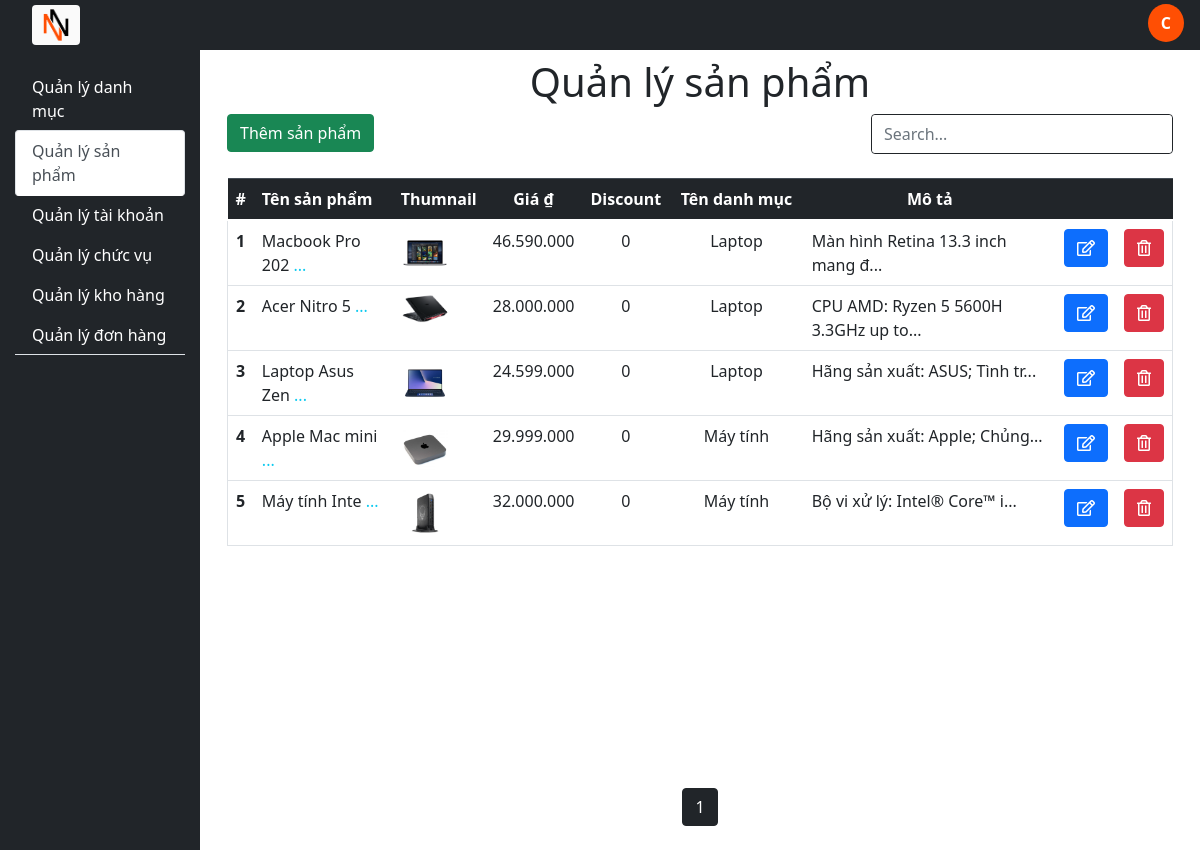
Page /product (signed in) on the committed database.
### tables this page shows
CREATE TABLE `product` (
  `id_product` int NOT NULL AUTO_INCREMENT,
  `tenSanPham` varchar(200) NOT NULL,
  `thumnail` varchar(200) NOT NULL,
  `price` float NOT NULL,
  `id_category` int NOT NULL,
  `discount` smallint DEFAULT '0',
  `created_time` datetime NOT NULL,
  `update_time` datetime NOT NULL,
  `moTaSanPham` text,
  PRIMARY KEY (`id_product`),
  KEY `fk_category` (`id_category`),
  CONSTRAINT `fk_category` FOREIGN KEY (`id_category`) REFERENCES `category` (`id_category`)
);

CREATE TABLE `category` (
  `id_category` int NOT NULL AUTO_INCREMENT,
  `title_cate` varchar(200) NOT NULL,
  `created_time` datetime NOT NULL,
  `update_time` datetime NOT NULL,
  PRIMARY KEY (`id_category`)
);

### controllers/BaseController.php (called while the page is built, shortened)
<?php
class BaseController
{
    protected function loadView($viewpath, array $data = [])
    {
        return require(self::VIEW_FOLDER_NAME . '/' . str_replace('.', '/', $viewpath) . '.php');
    }
    protected function removeSpecialCharacter($str)
    {
        $str = str_replace('\\', '\\\\', $str);
        $str = str_replace('\'', '\\\'', $str);
        return $str;
    }
    protected function getGet($key)
    {
        $value = '';
        return $this->removeSpecialCharacter($value);
    }
}

### index.php (called while the page is built, shortened)
<?php
require_once("./core/Database.php");
require_once("./models/BaseModel.php");
require_once("./controllers/BaseController.php");
$actionName = $_REQUEST['action'] ?? 'index';
$controllerObject = new $controllerName;
$controllerObject->$actionName();

### core/Database.php (called while the page is built, shortened)
<?php
class Database
{
	public function connect(){
		$connect = mysqli_connect(self::HOST, self::USER, self::PASSWORD, self::DATABASE);
		mysqli_set_charset($connect, "utf8");
		if(mysqli_connect_errno() === 0){
			return $connect;
		}
		return false;
	}
}

### models/BaseModel.php (called while the page is built, shortened)
<?php
class BaseModel extends Database
{
    protected $connect;
    public function __construct()
    {
        $this->connect = $this->connect();
    }
    public function innerjoin($table, $table1, $select = [''], $select1 = [''], $id)
    {
        $unite = [];
        $unite1 = [];
        for ($i = 0; $i < count($select); $i++) {
            $unite[] = $table . '.' . $select[$i];
        }
        for ($i = 0; $i < count($select1); $i++) {
            $unite1[] = $table1 . '.' . $select1[$i];
        }
        $final = implode(",", $unite);
        $final1 = implode(",", $unite1);
        $sql = "SELECT ${final}, ${final1} FROM ${table} INNER JOIN ${table1} ON ${table}.$id = ${table1}.$id";
        $query = $this->_query($sql);
        $data = [];
        if ($query != null) {
            while ($row = mysqli_fetch_array($query, 1)) {
                $data[] = $row;
            }
        }
        return $data;
    }
    public function innerjoinPaging($table, $table1, $select = [''], $select1 = [''], $id, $limit, $page)
    {
        $firstIndex = ($page - 1) * $limit;
        $unite = [];
        $unite1 = [];
        for ($i = 0; $i < count($select); $i++) {
            $unite[] = $table . '.' . $select[$i];
        }
        for ($i = 0; $i < count($select1); $i++) {
            $unite1[] = $table1 . '.' . $select1[$i];
        }
        $final = implode(",", $unite);
        $final1 = implode(",", $unite1);
        $sql = "SELECT ${final}, ${final1} FROM ${table} INNER JOIN ${table1} ON ${table}.$id = ${table1}.$id LIMIT ${firstIndex} , ${limit}";
        $query = $this->_query($sql);
        $data = [];
        if ($query != null) {
            while ($row = mysqli_fetch_array($query, 1)) {
                $data[] = $row;
            }
        }
        return $data;
    }
    public function _query($sql)
    {
        return mysqli_query($this->connect, $sql);
    }
}

### models/ProductModel.php (called while the page is built, shortened)
<?php
class ProductModel extends BaseModel
{
    public function selectProductJoin($select = [''], $select1 = [''], $id)
    {
        return $this->innerjoin(self::TABLE, self::TABLE_JOIN, $select, $select1, $id);
    }
    public function selectProductJoinPaging($select = [''], $select1 = [''], $id, $limit, $page)
    {
        return $this->innerjoinPaging(self::TABLE, self::TABLE_JOIN, $select, $select1, $id, $limit, $page);
    }
}

### views/front/products/index.php (the view)
<main class="col-10">
	<center class="mt-2"><h1>Quản lý sản phẩm</h1></center>
	<section>
		<div class="d-flex">
			<div class="container-fluid">
				<a href="product&action=add"><button class="btn btn-success">Thêm sản phẩm</button></a>
			</div>
			<div class="container-fluid w-50">
				<div class="d-flex border border-dark rounded">
					<input class="form-control border-0 sm-2 rounded-start" type="search" placeholder="Search..." aria-label="Search" name="s" id="myInput">
				</div>
			</div>
		</div>
		<div class="container-fluid">
			<table class="table table-hover mt-4">
				<thead class="table-dark">
					<tr>
				      <th scope="col">#</th>
				      <th scope="col" style="width: 10rem">Tên sản phẩm</th>
				      <th scope="col">Thumnail</th>
				      <th scope="col" class="text-center">Giá ₫</th>
				      <th scope="col">Discount</th>
				      <th scope="col" class="text-center" style="width: 10rem">Tên danh mục</th>
				      <th scope="col" class="text-center" style="width: 20rem">Mô tả</th>
				      <th scope="col" style="width: 3rem"></th>
				      <th scope="col" style="width: 3rem"></th>
				    </tr>
				</thead>
				<tbody id="myTable">
					<?php
					foreach ($product as $item) {
						$shortTitle = $item['tenSanPham'];
						if(strlen($shortTitle) > 15){
							$shortTitle = substr($shortTitle, 0, 15);
							$shortTitle = $shortTitle;
						}
						$shortDescribe = $item['moTaSanPham'];
						if(strlen($shortDescribe) > 35){
							$shortDescribe = substr($shortDescribe, 0, 35);
							$shortDescribe = $shortDescribe.'...';
						}
					 	echo '<tr class="border-left border-right border-bottom">
								  <th scope="row">'.++$firstIndex.'</th>
								  <td>'.$shortTitle.'
								  	<a href="#demo'.$item['id_product'].'" class="text-info" data-toggle="collapse">...</a>
									<div id="demo'.$item['id_product'].'" class="collapse">
									'.$item['tenSanPham'].'
									</div>
									</td>
								  <td>
								  	<img class="rounded" src="./assets/image/'.$item['thumnail'].'" style="width: 3rem">
								  </td>
								  <td>'.number_format($item['price'],0,'','.').'</td>
								  <td><center>'.$item['discount'].'</center></td>
								  <td><center>'.$item['title_cate'].'</center></td>
								  <td>
								  	<a href="#describe'.$item['id_product'].'" class="text-dark" data-toggle="collapse">'.$shortDescribe.'</a>
									<div id="describe'.$item['id_product'].'" class="collapse">
									'.$item['moTaSanPham'].'
									</div>
									</td>
								  <th scope="col">
								  	<a href="product&action=add&id='.$item['id_product'].'">
									  	<button class="btn btn-primary text-white">
									  		<i class="far fa-edit"></i>
									  	</button>
									</a>
								  </th>
								  <th scope="col">
								  	<button class="btn btn-danger" onclick="deleteProduct('.$item['id_product'].')">
								  		<i class="far fa-trash-alt"></i>
								  	</button>
								  </th>
								</tr>';
					}
					?>
				</tbody>
			</table>
		</div>
	</section>

### assets/css/styleAdmin.css (style rules this page uses)
a { text-decoration: none !important; }

### rows in the picture
product: tenSanPham "Macbook Pro 202", thumnail (picture), price "46.590.000", discount "0", id_category.title_cate "Laptop", shortDescribe "Màn hình Retina 13.3 inch mang đ..."
product: tenSanPham "Acer Nitro 5", thumnail (picture), price "28.000.000", discount "0", id_category.title_cate "Laptop", shortDescribe "CPU AMD: Ryzen 5 5600H 3.3GHz up to..."
product: tenSanPham "Laptop Asus Zen", thumnail (picture), price "24.599.000", discount "0", id_category.title_cate "Laptop", shortDescribe "Hãng sản xuất: ASUS; Tình tr..."
product: tenSanPham "Apple Mac mini", thumnail (picture), price "29.999.000", discount "0", id_category.title_cate "Máy tính", shortDescribe "Hãng sản xuất: Apple; Chủng..."
product: tenSanPham "Máy tính Inte", thumnail (picture), price "32.000.000", discount "0", id_category.title_cate "Máy tính", shortDescribe "Bộ vi xử lý: Intel® Core™ i..."

### other values in the picture
$sessionUser[0] "C"
$title[$i] "danh mục"
$title[$i] "sản phẩm"
$title[$i] "tài khoản"
$title[$i] "chức vụ"
$title[$i] "kho hàng"
$title[$i] "đơn hàng"
